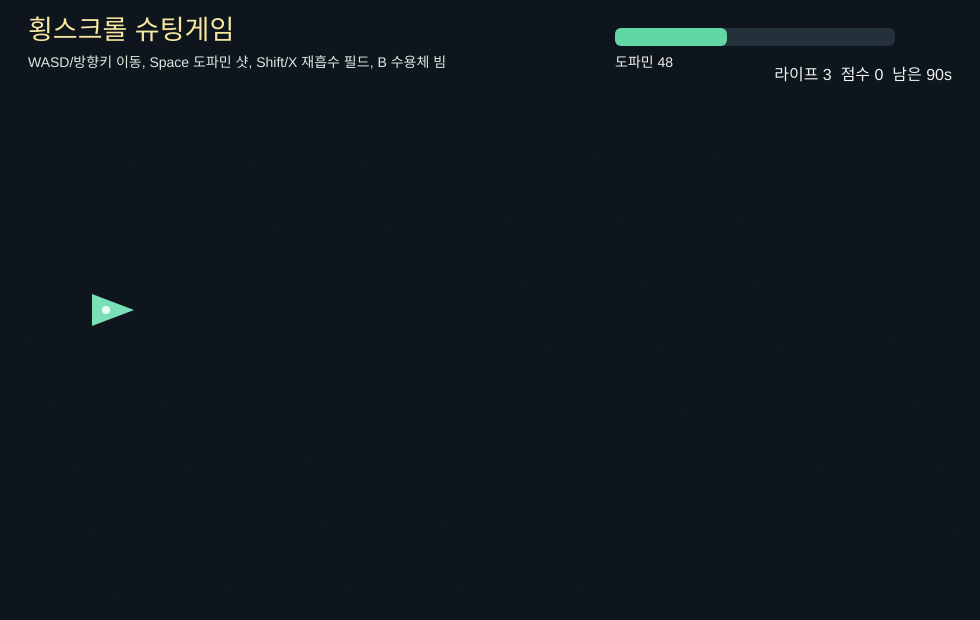
Frame 1 (no input)
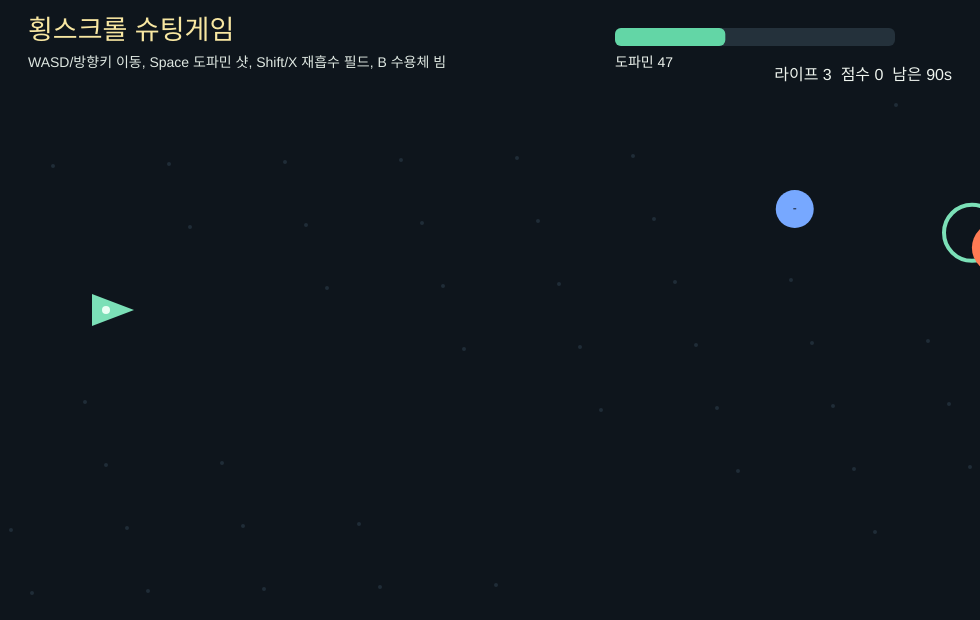
Frame 60 (no input)
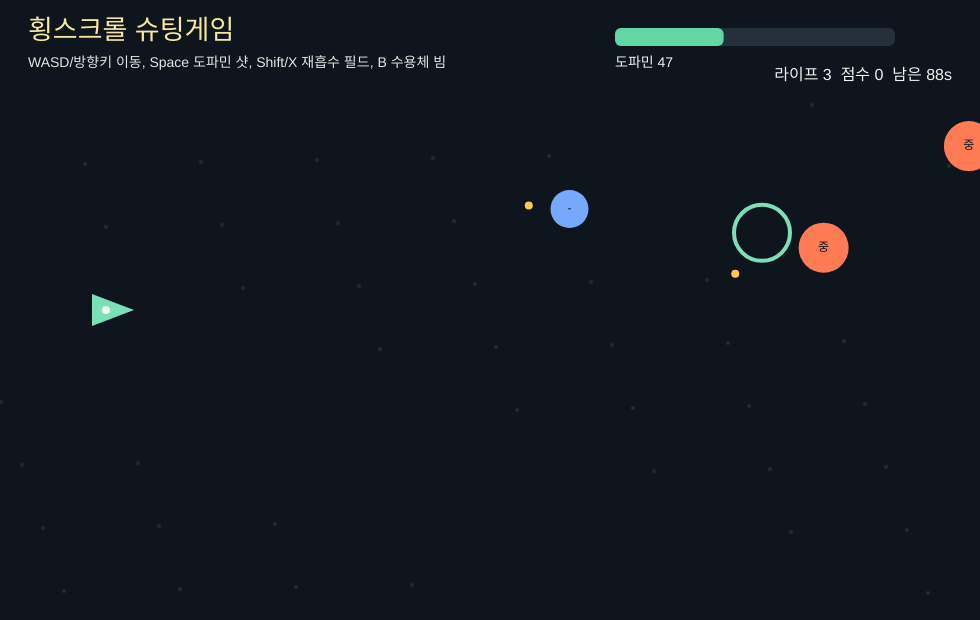
Frame 120 (the mouse pressed at the canvas centre since frame 60)

The p5.js sketch that drew these frames (run headless with seeded random() and noise() and a simulated clock; from frame 60 on, the mouse is pressed at the canvas centre):

// p5.js sketch
// ── sketch.js
const W = 980;
const H = 620;
let player;
let shots;
let enemies;
let bullets;
let gates;
let dopamine;
let lives;
let score;
let startedAt;
let spawnTimer;
let fieldCooldown;
let gameOver;
let resultText;

function setup() {
  createCanvas(W, H);
  textFont("sans-serif");
  resetGame();
}

function resetGame() {
  player = { x: 110, y: H / 2, r: 18, shield: 0 };
  shots = [];
  enemies = [];
  bullets = [];
  gates = [];
  dopamine = 48;
  lives = 3;
  score = 0;
  startedAt = millis();
  spawnTimer = 0;
  fieldCooldown = 0;
  gameOver = false;
  resultText = "";
}

function draw() {
  background("#0e151c");
  drawStars();
  if (!gameOver) updateGame();
  drawGame();
  drawHud();
  if (gameOver) drawEnd();
}

function keyPressed() {
  if (gameOver && (key === "r" || key === "R")) resetGame();
  if (key === " " && !gameOver) fireShot();
  if ((keyCode === SHIFT || key === "x" || key === "X") && !gameOver) useReuptakeField();
  if ((key === "b" || key === "B") && dopamine >= 75 && !gameOver) receptorBeam();
}

function updateGame() {
  const speedBoost = map(constrain(dopamine, 0, 110), 0, 110, 2.5, 6.5);
  if (keyIsDown(UP_ARROW) || keyIsDown(87)) player.y -= speedBoost;
  if (keyIsDown(DOWN_ARROW) || keyIsDown(83)) player.y += speedBoost;
  if (keyIsDown(LEFT_ARROW) || keyIsDown(65)) player.x -= speedBoost * 0.75;
  if (keyIsDown(RIGHT_ARROW) || keyIsDown(68)) player.x += speedBoost * 0.75;
  player.x = constrain(player.x, 40, W - 80);
  player.y = constrain(player.y, 92, H - 45);
  fieldCooldown = max(0, fieldCooldown - 1);

  spawnTimer--;
  if (spawnTimer <= 0) {
    spawnEnemy();
    if (random() < 0.2) gates.push({ x: W + 20, y: random(120, H - 70), r: 28 });
    spawnTimer = dopamine > 70 ? 34 : 52;
  }

  for (const s of shots) s.x += s.vx;
  shots = shots.filter((s) => s.x < W + 40);

  for (const gate of gates) gate.x -= 3.5;
  gates = gates.filter((gate) => gate.x > -40);

  for (const enemy of enemies) {
    enemy.x -= enemy.speed;
    if (enemy.type === "addict" && dist(player.x, player.y, enemy.x, enemy.y) < 130) {
      dopamine = constrain(dopamine + 0.08, 0, 120);
    }
    if (frameCount % 65 === 0) bullets.push({ x: enemy.x - 12, y: enemy.y, vx: -4.2, vy: random(-1.2, 1.2) });
  }

  for (const b of bullets) {
    b.x += b.vx;
    b.y += b.vy;
  }
  bullets = bullets.filter((b) => b.x > -30);

  handleCollisions();
  dopamine = constrain(dopamine - 0.012, 0, 120);

  const elapsed = (millis() - startedAt) / 1000;
  if (elapsed >= 90) endGame("90초 생존 성공");
  if (dopamine > 105 && elapsedOverload() > 4) endGame("도파민 과부하");
  if (lives <= 0) endGame("라이프 소진");
}

function elapsedOverload() {
  if (!window.overloadStart && dopamine > 105) window.overloadStart = millis();
  if (dopamine <= 105) window.overloadStart = 0;
  return window.overloadStart ? (millis() - window.overloadStart) / 1000 : 0;
}

function fireShot() {
  shots.push({ x: player.x + 18, y: player.y, vx: 8, r: dopamine > 70 ? 8 : 5 });
  dopamine = constrain(dopamine + 0.8, 0, 120);
}

function useReuptakeField() {
  if (fieldCooldown > 0) return;
  const blocked = enemies.some((enemy) => enemy.type === "blocker" && dist(player.x, player.y, enemy.x, enemy.y) < 190);
  if (blocked) {
    resultText = "재흡수 방해체 근처에서는 필드가 약해짐";
    dopamine = constrain(dopamine - 5, 0, 120);
  } else {
    bullets = bullets.filter((b) => dist(player.x, player.y, b.x, b.y) > 130);
    dopamine = constrain(dopamine - 14, 0, 120);
    resultText = "재흡수 필드로 탄막 흡수";
  }
  fieldCooldown = 150;
}

function receptorBeam() {
  shots.push({ x: player.x + 18, y: player.y, vx: 15, r: 16, beam: true });
  dopamine = constrain(dopamine + 12, 0, 120);
  resultText = "수용체 빔: 강하지만 도파민이 크게 상승";
}

function spawnEnemy() {
  const roll = random();
  const type = roll < 0.55 ? "stim" : roll < 0.75 ? "stress" : roll < 0.9 ? "addict" : "blocker";
  enemies.push({
    x: W + 40,
    y: random(120, H - 70),
    r: type === "addict" ? 25 : 19,
    hp: type === "addict" ? 3 : 2,
    speed: random(2.0, 3.7) + dopamine / 100,
    type
  });
}

function handleCollisions() {
  for (const gate of gates) {
    if (dist(player.x, player.y, gate.x, gate.y) < gate.r + player.r) {
      dopamine = lerp(dopamine, 55, 0.55);
      gate.x = -100;
      resultText = "수용체 게이트 통과: 안정화";
    }
  }

  for (const s of shots) {
    for (const enemy of enemies) {
      if (dist(s.x, s.y, enemy.x, enemy.y) < s.r + enemy.r) {
        enemy.hp -= s.beam ? 3 : 1;
        if (!s.beam) s.x = W + 100;
      }
    }
  }

  const defeated = enemies.filter((enemy) => enemy.hp <= 0);
  for (const enemy of defeated) {
    score += enemy.type === "addict" ? 80 : 40;
    if (enemy.type === "stress") dopamine = constrain(dopamine - 8, 0, 120);
    else dopamine = constrain(dopamine + (enemy.type === "stim" ? 5 : 8), 0, 120);
  }
  enemies = enemies.filter((enemy) => enemy.hp > 0 && enemy.x > -60);

  for (const enemy of enemies) {
    if (dist(player.x, player.y, enemy.x, enemy.y) < player.r + enemy.r) {
      takeHit();
      enemy.x = -80;
    }
  }
  for (const b of bullets) {
    if (dist(player.x, player.y, b.x, b.y) < player.r + 5) {
      takeHit();
      b.x = -100;
    }
  }
}

function takeHit() {
  if (player.shield > 0) {
    player.shield--;
    return;
  }
  lives--;
  dopamine = constrain(dopamine + 10, 0, 120);
}

function endGame(text) {
  gameOver = true;
  resultText = text;
}

function drawStars() {
  stroke("#1f2c37");
  for (let i = 0; i < 42; i++) {
    const x = (i * 137 - frameCount * 1.4) % W;
    point((x + W) % W, 105 + (i * 61) % (H - 130));
  }
  noStroke();
}

function drawGame() {
  fill("#7be0b7");
  triangle(player.x - 18, player.y - 16, player.x - 18, player.y + 16, player.x + 24, player.y);
  fill("#e9fff4");
  circle(player.x - 4, player.y, 8);

  for (const gate of gates) {
    noFill();
    stroke("#7be0b7");
    strokeWeight(4);
    circle(gate.x, gate.y, gate.r * 2);
    noStroke();
  }

  for (const s of shots) {
    fill(s.beam ? "#ffd166" : "#f06c86");
    ellipse(s.x, s.y, s.beam ? 52 : 18, s.beam ? 10 : 8);
  }

  for (const enemy of enemies) {
    fill(enemyColor(enemy.type));
    circle(enemy.x, enemy.y, enemy.r * 2);
    fill("#101419");
    textAlign(CENTER, CENTER);
    textSize(12);
    text(enemyLabel(enemy.type), enemy.x, enemy.y);
  }

  fill("#ffc857");
  for (const b of bullets) circle(b.x, b.y, 8);

  if (fieldCooldown > 120) {
    noFill();
    stroke("#7be0b7");
    strokeWeight(2);
    circle(player.x, player.y, 260);
    noStroke();
  }
}

function enemyColor(type) {
  if (type === "stress") return "#77a8ff";
  if (type === "addict") return "#ff7b54";
  if (type === "blocker") return "#b48cff";
  return "#f06c86";
}

function enemyLabel(type) {
  if (type === "stress") return "-";
  if (type === "addict") return "중";
  if (type === "blocker") return "방";
  return "+";
}

function drawHud() {
  fill("#f8e7a2");
  textAlign(LEFT, CENTER);
  textSize(27);
  text("횡스크롤 슈팅게임", 28, 32);
  fill("#dfe8e2");
  textSize(14);
  text("WASD/방향키 이동, Space 도파민 샷, Shift/X 재흡수 필드, B 수용체 빔", 28, 63);
  drawMeter(615, 28, 280, dopamine);
  fill("#eef4ee");
  textAlign(RIGHT, CENTER);
  textSize(16);
  const remain = max(0, 90 - floor((millis() - startedAt) / 1000));
  text(`라이프 ${lives}  점수 ${score}  남은 ${remain}s`, W - 28, 76);
  textAlign(CENTER, CENTER);
  text(resultText, W / 2, H - 22);
}

function drawMeter(x, y, w, value) {
  fill("#24313b");
  rect(x, y, w, 18, 6);
  fill(value < 31 ? "#69a8ff" : value < 71 ? "#63d6a6" : value < 101 ? "#ffbd5a" : "#ff5d73");
  rect(x, y, constrain(map(value, 0, 120, 0, w), 0, w), 18, 6);
  fill("#eef4ee");
  textAlign(LEFT, CENTER);
  textSize(14);
  text(`도파민 ${round(value)}`, x, y + 35);
}

function drawEnd() {
  fill(0, 175);
  rect(0, 0, W, H);
  fill("#f8e7a2");
  textAlign(CENTER, CENTER);
  textSize(42);
  text(resultText, W / 2, 255);
  fill("#eef4ee");
  textSize(22);
  text(`최종 도파민 ${round(dopamine)} / 점수 ${score}`, W / 2, 315);
  text("R 키로 다시 시작", W / 2, 370);
}

// ── style.css
html, body {
  margin: 0;
  min-height: 100%;
  background: #0e151c;
  color: #eef4ee;
  font-family: system-ui, -apple-system, BlinkMacSystemFont, "Segoe UI", sans-serif;
}

body {
  display: grid;
  place-items: center;
}

canvas {
  display: block;
}
